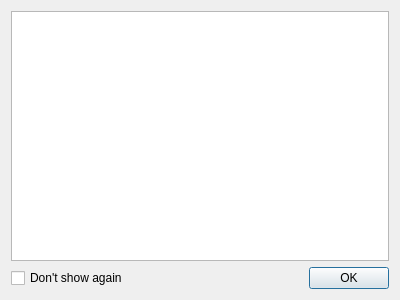
<?xml version="1.0" encoding="UTF-8"?>
<ui version="4.0">
 <class>DialogReleaseNotes</class>
 <widget class="QDialog" name="DialogReleaseNotes">
  <property name="geometry">
   <rect>
    <x>0</x>
    <y>0</y>
    <width>400</width>
    <height>300</height>
   </rect>
  </property>
  <property name="windowTitle">
   <string>Dialog</string>
  </property>
  <layout class="QVBoxLayout" name="verticalLayout">
   <item>
    <widget class="QTextBrowser" name="textReleaseNotes"/>
   </item>
   <item>
    <layout class="QHBoxLayout" name="horizontalLayout">
     <item>
      <widget class="QCheckBox" name="checkBoxDontShowAgain">
       <property name="text">
        <string>Don't show again</string>
       </property>
      </widget>
     </item>
     <item>
      <widget class="QDialogButtonBox" name="buttonBox">
       <property name="orientation">
        <enum>Qt::Horizontal</enum>
       </property>
       <property name="standardButtons">
        <set>QDialogButtonBox::Ok</set>
       </property>
      </widget>
     </item>
    </layout>
   </item>
  </layout>
 </widget>
 <resources/>
 <connections>
  <connection>
   <sender>buttonBox</sender>
   <signal>accepted()</signal>
   <receiver>DialogReleaseNotes</receiver>
   <slot>accept()</slot>
   <hints>
    <hint type="sourcelabel">
     <x>248</x>
     <y>254</y>
    </hint>
    <hint type="destinationlabel">
     <x>157</x>
     <y>274</y>
    </hint>
   </hints>
  </connection>
  <connection>
   <sender>buttonBox</sender>
   <signal>rejected()</signal>
   <receiver>DialogReleaseNotes</receiver>
   <slot>reject()</slot>
   <hints>
    <hint type="sourcelabel">
     <x>316</x>
     <y>260</y>
    </hint>
    <hint type="destinationlabel">
     <x>286</x>
     <y>274</y>
    </hint>
   </hints>
  </connection>
 </connections>
</ui>
